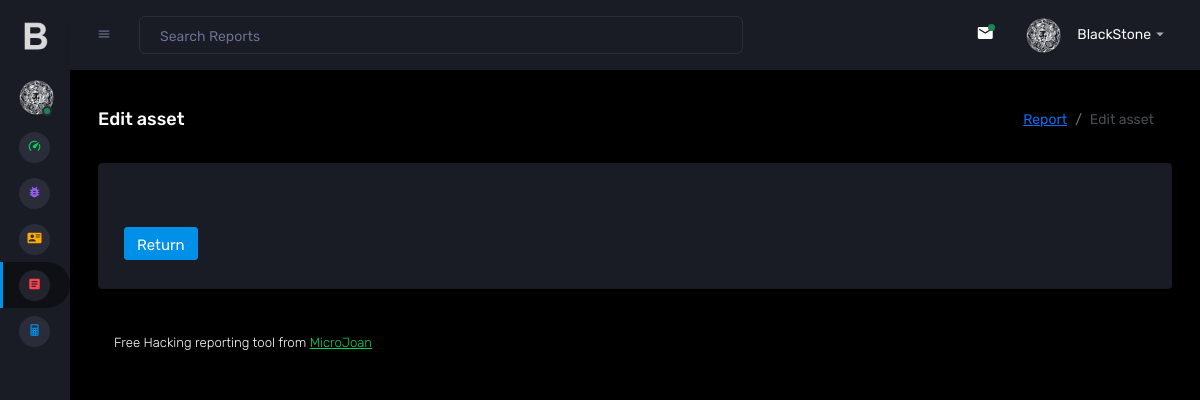
/BlackStone/editar_scope.php?id=2 (signed in), run on an earlier commit of the app's database.
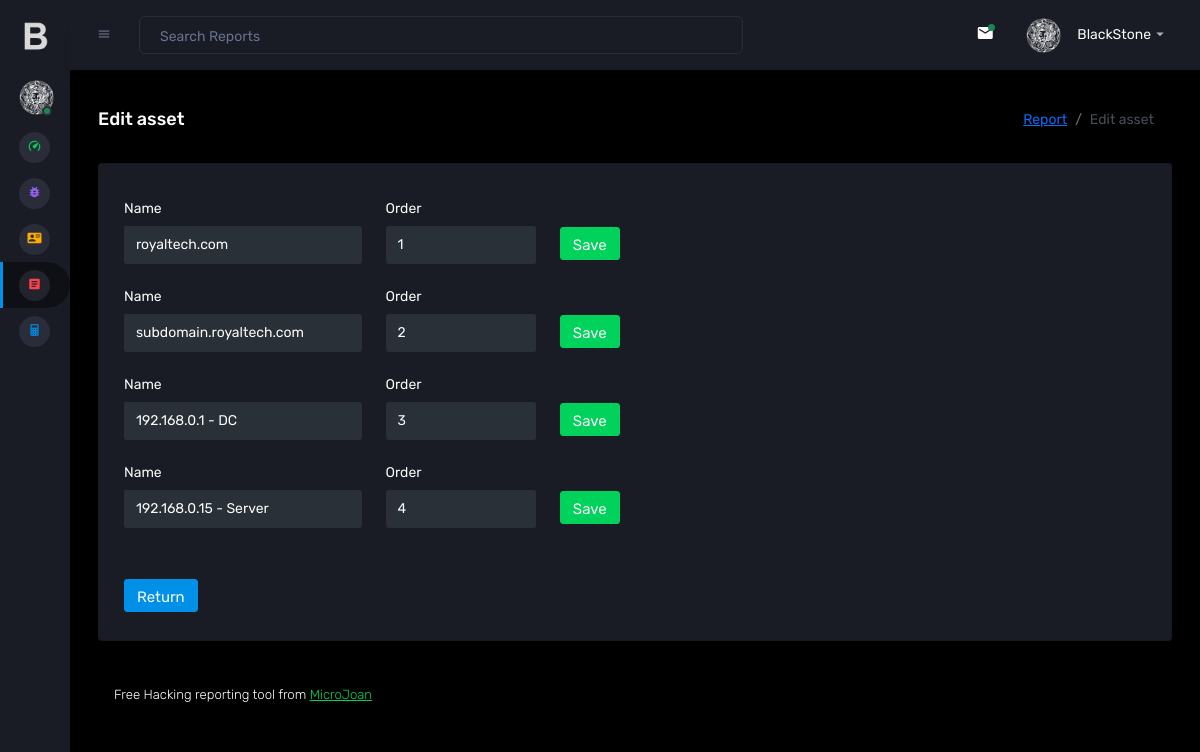
And on a later commit of the database.
### tables this page shows
CREATE TABLE `scope` (
  `id` int(11) NOT NULL,
  `url` text NOT NULL,
  `id_informe` int(11) NOT NULL,
  `orden` int(11) NOT NULL
);

### BlackStone/functions/traductor.php (called while the page is built, shortened)
<?php
function lang($sentencia){
    return $sentencia;
};
?>

### BlackStone/editar_scope.php (the view, shortened to what this page needs)
<!DOCTYPE html>
<?php
include("functions/traductor.php");
include("conexion.php");
$section = "reports";
$url = $_SERVER["REQUEST_URI"];
$urlArray = explode('=', $url);
$id_url = $urlArray[1];
?>
<html>
  <head>
    <link rel="stylesheet" href="assets/vendors/mdi/css/materialdesignicons.min.css">
    <link rel="stylesheet" href="assets/vendors/css/vendor.bundle.base.css">
    <link rel="stylesheet" href="assets/vendors/jvectormap/jquery-jvectormap.css">
    <link rel="stylesheet" href="assets/vendors/flag-icon-css/css/flag-icon.min.css">
    <link rel="stylesheet" href="assets/vendors/owl-carousel-2/owl.carousel.min.css">
    <link rel="stylesheet" href="assets/vendors/owl-carousel-2/owl.theme.default.min.css">
    <link rel="stylesheet" href="assets/css/style.css">
  </head>
  <body class="sidebar-icon-only">
    <div class="container-scroller">
    <?php
      include("nav.php");
    ?>
      <div class="container-fluid page-body-wrapper">
        <?php include("nav_top.php"); ?>
        <div class="main-panel">
          <div class="content-wrapper">
            <div class="page-header">
              <h3 class="page-title"> <?php echo lang("Edit asset"); ?> </h3>
              <nav aria-label="breadcrumb">
                <ol class="breadcrumb">
                  <li class="breadcrumb-item"><a href="editar_informe.php?id=<?php echo $id_url ?>"><?php echo lang("Report");?></a></li>
                  <li class="breadcrumb-item active" aria-current="page"><?php echo lang("Edit asset");?></li>
                </ol>
              </nav>
            </div>
            <div class="row">
              <div class="col-12 grid-margin">
                <div class="card">
                  <div class="card-body">
                    <?php
                        $sentencia = "select * from scope where id_informe=".$id_url." order by orden";
                        $consulta = mysqli_query($conexion, $sentencia) or die("Error de Consulta");
                            while($fila= mysqli_fetch_array($consulta)){
                                $id_scope=$fila['id'];
                                $url_scope=$fila['url'];
                                $orden_scope=$fila['orden'];
                                $nombre= lang("Name");
                                $orden= lang("Order");
                                echo '
                                <form action="" method="post">
                                    <div class="row">
                                        <div class="col-sm-1 d-none">
                                            <div class="form-group">
                                                <input type="text" class="form-control" value="'.$id_scope.'" name="id">
                                            </div>
                                        </div>
                                        <div class="col-sm-3">
                                            <div class="form-group">
                                                <label class="col-sm-3 col-form-label">'.$nombre.'</label>
                                                <input type="text" class="form-control" value="'.$url_scope.'" name="url" style="color:white">
                                            </div>
                                        </div>
                                        <div class="col-sm-2">
                                            <div class="form-group">
                                                <label class="col-sm-3 col-form-label">'.$orden.'</label>
                                                <input type="text" class="form-control" value="'.$orden_scope.'" name="orden" style="color:white">
                                            </div>
                                        </div>
                                        <div class="col-sm-3">
                                            <div class="form-group d-flex">
                                                <button type="submit" class="btn btn-success" name="boton" style="padding-top: 10px; margin-top: 35px;">'.lang("Save").'</button>
                                            </div>
                                        </div>
                                    </div>
                                </form>
                                ';
                            }
                    ?>
                        <a class="btn btn-primary" href="editar_informe.php?id=<?php echo $id_url ?>" name="boton" style="padding-top: 10px; margin-top: 35px;"><?php echo lang("Return"); ?></a>
                    </div>
                </div>
            </div>
        </div>
          <footer class="footer">
            <div class="d-sm-flex justify-content-center justify-content-sm-between">
              <span class="float-none float-sm-right d-block mt-1 mt-sm-0 text-center"> <?php echo lang("Free Hacking reporting tool from ");?> <a href="https://microjoan.com/" target="_blank">MicroJoan</a></span>
            </div>
          </footer>
        </div>
      </div>
    </div>
  </body>
</html>

### BlackStone/nav.php (shortened to what this page needs)
<nav class="sidebar sidebar-offcanvas" id="sidebar">
    <div class="sidebar-brand-wrapper d-none d-lg-flex align-items-center justify-content-center fixed-top">
      <a class="sidebar-brand brand-logo-mini" href="index.php"><center><img src="assets/images/b_mini.png" alt="logo" style=" width: 100%; height: 10%; margin-left: -40%;" /></center></a>
    </div>
    <ul class="nav">
    <li class="nav-item profile">
        <div class="profile-desc">
          <div class="profile-pic">
            <div class="count-indicator">
              <img class="img-xs rounded-circle " src="assets/images/faces/black-stone.png" alt="">
              <span class="count bg-success"></span>
            </div>
          </div>
        </div>
      </li>
      <li class="nav-item menu-items <?php if($section == "dashboard"){echo "active";}?>">
        <a class="nav-link" href="index.php">
          <span class="menu-icon">
            <i class="mdi mdi-speedometer"></i>
          </span>
        </a>
      </li>
      <li class="nav-item menu-items <?php if($section == "vulnerabilities"){echo "active";}?>">
        <a class="nav-link" href="vulnerabilidades.php">
          <span class="menu-icon">
            <i class="mdi mdi-bug"></i>
          </span>
        </a>
      </li>
      <li class="nav-item menu-items <?php if($section == "client"){echo "active";}?>">
        <a class="nav-link" href="clientes.php">
          <span class="menu-icon">
            <i class="mdi mdi-account-card-details"></i>
          </span>
        </a>
      </li>
      <li class="nav-item menu-items <?php if($section == "reports"){echo "active";}?>">
        <a class="nav-link" href="informes.php">
          <span class="menu-icon">
            <i class="mdi mdi-file-document-box"></i>
          </span>
        </a>
      </li>
      <li class="nav-item menu-items <?php if($section == "nist"){echo "active";}?>">
        <a class="nav-link" href="nist.php">
          <span class="menu-icon">
            <i class="mdi mdi-calculator"></i>
          </span>
        </a>
      </li>
    </ul>
  </nav>

### BlackStone/nav_top.php (shortened to what this page needs)
<nav class="navbar p-0 fixed-top d-flex flex-row">
          <div class="navbar-menu-wrapper flex-grow d-flex align-items-stretch">
            <button class="navbar-toggler navbar-toggler align-self-center" type="button" data-toggle="minimize">
              <span class="mdi mdi-menu"></span>
            </button>
            <ul class="navbar-nav w-100">
              <li class="nav-item w-100">
                <form class="nav-link mt-2 mt-md-0 d-none d-lg-flex search">
                  <input type="text" class="form-control" placeholder="<?php echo lang("Search Reports"); ?>">
                </form>
              </li>
            </ul>
            <ul class="navbar-nav navbar-nav-right">
              <li class="nav-item dropdown border-left">
                <a class="nav-link count-indicator dropdown-toggle" id="messageDropdown" href="#" data-bs-toggle="dropdown" aria-expanded="false">
                  <i class="mdi mdi-email"></i>
                  <span class="count bg-success"></span>
                </a>
              </li>
              <li class="nav-item dropdown">
                <a class="nav-link" id="profileDropdown" href="#" data-bs-toggle="dropdown">
                  <div class="navbar-profile">
                    <img class="img-xs rounded-circle" src="assets/images/faces/black-stone.png" alt="">
                    <p class="mb-0 d-none d-sm-block navbar-profile-name">BlackStone</p>
                    <i class="mdi mdi-menu-down d-none d-sm-block"></i>
                  </div>
                </a>
              </li>
            </ul>
          </div>
        </nav>

What changed in the data, as far as the page shows it:
added scope: nombre "Name", url "royaltech.com", orden "Order", orden "1"
added scope: nombre "Name", url "subdomain.royaltech.com", orden "Order", orden "2"
added scope: nombre "Name", url "192.168.0.1 - DC", orden "Order", orden "3"
added scope: nombre "Name", url "192.168.0.15 - Server", orden "Order", orden "4"
